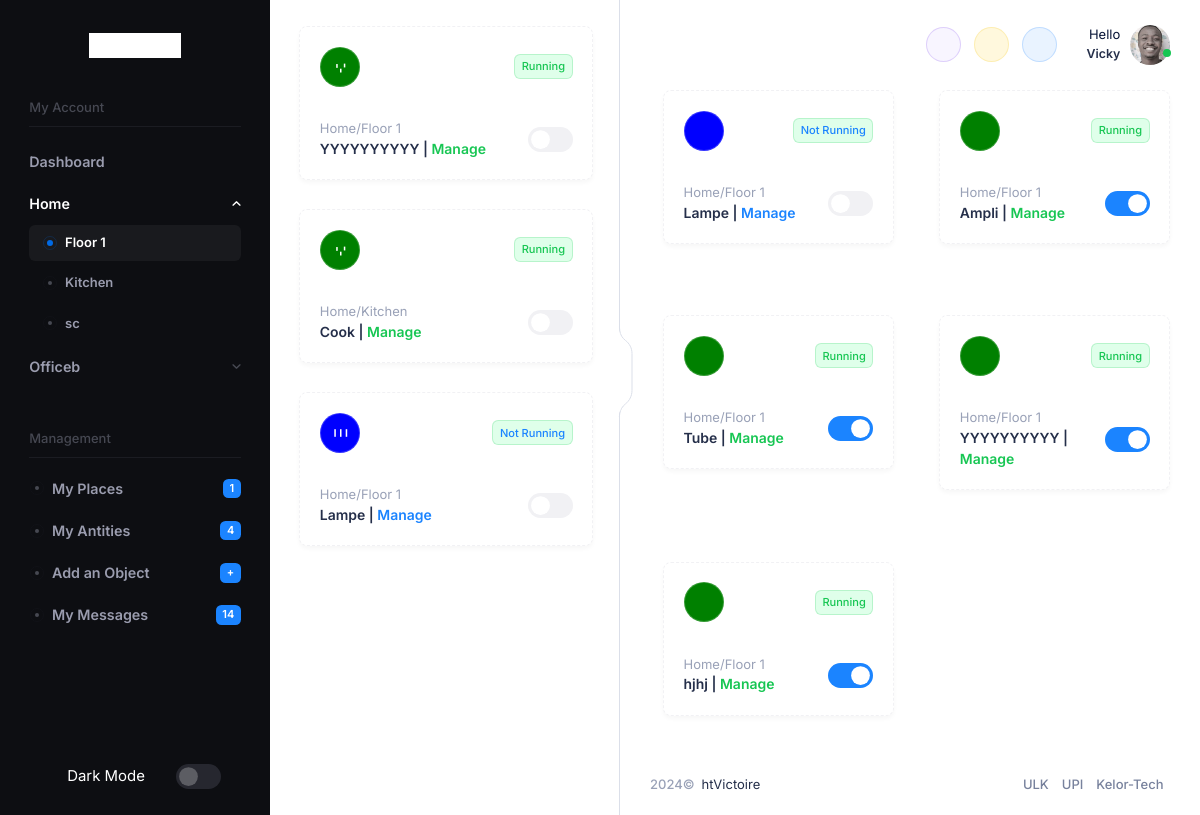
Page /antity/1 (signed in) on the earlier database version.
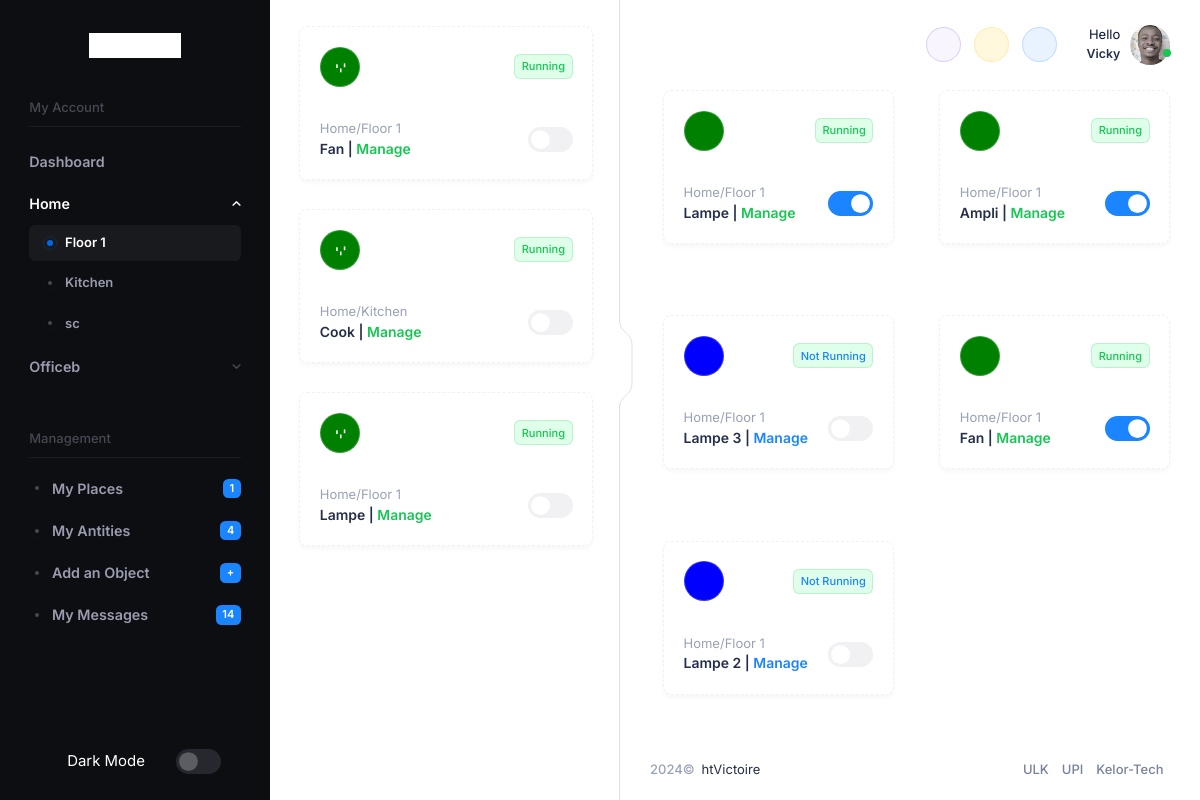
Same page on the later database version.
### gpio/models.py (models this page shows, shortened)
class Places(models.Model):
    nom = models.CharField(max_length=255, unique=True, blank=False)
    address = models.CharField(max_length=255, null=False, blank=False)
    description = models.CharField(max_length=255, null=True, blank=True)
    def __str__(self):
        return self.nom

class Board(models.Model):
    nom = models.CharField(max_length=255, unique=True, null=True, blank=False)
    place = models.ForeignKey(Places, null=False, blank=False, on_delete=models.CASCADE)
    code = models.CharField(max_length=10)
    description = models.TextField(null=True, blank=True)

class Pins(models.Model):
    nom = models.CharField(max_length=255, null=True, blank=False)
    board = models.ForeignKey(Board, on_delete=models.CASCADE)
    GPIO_CHOICES = {
        5  :"5",
        12 :"12",
        14 :"14",
        18 :"18",
        19 :"19",
    }
    gpio = models.IntegerField(choices=GPIO_CHOICES, null=True, blank=False)
    state = models.IntegerField()
    power = models.FloatField()
    consom_max = models.FloatField(default=100000000000.0)
    last_on = models.DateTimeField(null=True, blank=True)
    last_off = models.DateTimeField(null=True, blank=True)
    control_mode = models.BooleanField(default=False)
    today_limit_reached = models.BooleanField(default=False)
    class Meta:
        unique_together = ('board', 'gpio')

### gpio/views.py (the view)
# urls.py: path('antity/<int:board_id>', PinsView.as_view(), name='objects'),
class PinsView(BaseView):
    template_name = 'gpio/pins.html'
    def get(self, request, board_id):
        board = get_object_or_404(Board, id=board_id)
        self.get_nav_and_fav_pins_notifs(board=board)
        board_pins = []
        if board in self.user.boards.all() or board in Board.objects.filter(place__in=self.user.places.all()):
            board_pins.extend(Pins.objects.filter(board=board))
            for p in board_pins:
                p.manager = True
        else:
            for pin in self.user.pins.filter(board=board):
                board_pins.append(pin)
                pin.manager = False
        self.context.update({
            "board_id": board_id,
            "pins": board_pins,
            })
        return render(request, self.template_name, self.context)

### gpio/templates/gpio/pins.html (shortened to what this page needs)
{% extends 'accounts/base.html' %}  {% load static %}
{% block main %}
<div class="app-main flex-column flex-row-fluid" id="kt_app_main">
    <div class="d-flex flex-column flex-column-fluid">
        <div id="kt_app_content" class="app-content flex-column-fluid">
            <div id="kt_app_content_container" class="app-container container-fluid">
                <div class="row g-5 g-xl-10 g-xl-10">
                    {% for pin in pins %}
                    <div class="col-xl-6 mb-xl-10">
                        <div class="d-flex align-items-center position-relative">
                            <div class="card border border-dashed d-flex flex-column p-6 gap-10 flex-grow-1 mb-2 ms-4" id="pin-{{pin.id}}">
                                <div class="d-flex flex-stack">
                                    <div class="d-flex flex-center h-40px w-40px flex-shrink-0 rounded-circle border border-light-clarity" id="pin-svg-{{pin.id}}" style="background: {% if pin.state == 1 %} green {% else %} blue {% endif %}">
                                    </div>
                                    <span id="pin-status-{{pin.id}}" class="rounded {% if pin.state == 1 %} text-success {% else %} text-primary {% endif %} fw-semibold fs-8 bg-light-success py-1 px-2 border border-success-clarity">
                                        {% if pin.state == 1 %} Running {% else %} Not Running {% endif %}
                                    </span>
                                </div>
                                <div class="d-flex flex-stack">
                                    <div class="d-flex flex-column">
                                        <span class="fs-base text-gray-500">{{pin.board.place}}/{{pin.board.nom}} </span>
                                        <span class="fs-6 fw-bold text-gray-800">
                                            <span>{{pin.nom}} | {% if pin.manager %}
                                                <a id="manage-btn-{{pin.id}}" class="{% if pin.state == 1 %} text-success {% else %} text-primary {% endif %}" href="{% url 'manage_pin' pin.id %}">Manage</a>
                                            {% endif %}</span>
                                        </span>
                                    </div>
                                    <div class="form-check form-switch form-check-custom form-check-solid">
                                        <input id="pin-checkbox-{{pin.id}}" class="form-check-input h-25px w-45px" type="checkbox" data-pin-id="{{pin.id}}" {% if pin.state == 1 %} checked {% endif %}>
                                    </div>
                                </div>
                            </div>
                        </div>
                    </div>
                    {% endfor %}
                </div>
            </div>
        </div>
    </div>
    {% include "accounts/footer.html" %}
</div>
{% endblock %}

### accounts/templates/accounts/base.html (shortened to what this page needs)
{% load static %}
<!DOCTYPE html>
<html lang="en">
  <!DOCTYPE html>
  <html lang="en">
  <head>
      <link href="{% static 'assets/plugins/custom/fullcalendar/fullcalendar.bundle.css' %}" rel="stylesheet" type="text/css" />
      <link href="{% static 'assets/plugins/custom/datatables/datatables.bundle.css' %}" rel="stylesheet" type="text/css" />
      <link href="{% static 'assets/plugins/global/plugins.bundle.css' %}" rel="stylesheet" type="text/css" />
      <link href="{% static 'assets/css/style.bundle.css' %}" rel="stylesheet" type="text/css" />
  </head>
  <body
    id="kt_app_body"
    data-kt-app-sidebar-enabled="true"
    data-kt-app-sidebar-fixed="true"
    data-kt-app-sidebar-push-header="true"
    data-kt-app-sidebar-push-toolbar="true"
    data-kt-app-sidebar-push-footer="true"
    data-kt-app-sidebar-panel-enabled="true"
    data-kt-app-sidebar-panel-fixed="true"
    data-kt-app-sidebar-panel-push-header="true"
    data-kt-app-sidebar-panel-push-toolbar="true"
    data-kt-app-sidebar-panel-push-footer="true"
    class="app-default"
  >
    <div class="d-flex flex-column flex-root app-root" id="kt_app_root">
      <div class="app-page flex-column flex-column-fluid" id="kt_app_page">
{% include "accounts/header.html" %}
        <div class="app-wrapper flex-column flex-row-fluid" id="kt_app_wrapper">
<div
  id="kt_app_sidebar"
  class="app-sidebar"
  data-kt-drawer="true"
  data-kt-drawer-name="app-sidebar"
  data-kt-drawer-activate="{default: true, lg: false}"
  data-kt-drawer-overlay="true"
  data-kt-drawer-width="250px"
  data-kt-drawer-direction="start"
  data-kt-drawer-toggle="#kt_app_sidebar_toggle"
>
  <div
    class="d-none d-lg-flex flex-center px-6 pt-10 pb-10"
    id="kt_app_sidebar_header"
  >
    <a href="index-2.html">
      <img alt="Logo" src="{% static 'media/logo.jpeg'%}" class="h-25px" />
    </a>
  </div>
  <div class="flex-grow-1">
    <div
      id="kt_app_sidebar_menu_wrapper"
      class="hover-scroll-y"
      data-kt-scroll="true"
      data-kt-scroll-height="auto"
      data-kt-scroll-dependencies="#kt_app_sidebar_header, #kt_app_sidebar_footer"
      data-kt-scroll-offset="20px"
    >
      <div class="app-sidebar-navs-default px-5 mb-10">
        <div
          id="#kt_app_sidebar_menu"
          data-kt-menu="true"
          data-kt-menu-expand="false"
          class="menu menu-column menu-rounded menu-sub-indention"
        >
          <div class="menu-item pb-0 pt-0">
            <div class="menu-content">
              <span class="menu-heading">My Account</span>
            </div>
          </div>
          <div class="separator mb-4 mx-4"></div>
                    <div
                      class="menu-item {% if dashboard %} here show {% endif %} menu-accordion"
                    >
                    <span class="menu-link"
                        ><a href = "{% url "dashboard" %}" class="menu-title">Dashboard</a
                      >
                    </div>
                    {% for place in places %}
                    {% if place.is_active %}
                    <div
                    data-kt-menu-trigger="click"
                    class="menu-item here show menu-accordion"
                  >
                    <span class="menu-link"
                      ><span class="menu-title">{{place.nom}}</span
                      ><span class="menu-arrow"></span></span
                    >
                    <div class="menu-sub menu-sub-accordion">
                      {% for ant in place.antities %}
                      <div class="menu-item">
                        <a
                          class="menu-link {% if ant.id == board.id %} active {% endif %}"
                          href="{% url "objects" ant.id %}"
                          ><span class="menu-bullet"
                            ><span class="bullet bullet-dot"></span></span
                          ><span class="menu-title">{{ant.nom}}</span></a
                        >
                      </div>
                      {% endfor %}
                    </div>
                  </div>
                    {% endif %}
                    {% endfor %}
                  {% for place in places %}
                  {% if not place.is_active %}
                  <div
                  data-kt-menu-trigger="click"
                  class="menu-item menu-accordion"
                >
                  <span class="menu-link"
                    ><span class="menu-title">{{place.nom}}</span
                    ><span class="menu-arrow"></span></span
                  >
                </div>
                  {% endif %}
                  {% endfor %}
        </div>
      </div>
      <div class="app-sidebar-navs-default px-5">
        <div class="menu menu-rounded menu-column">
          <div class="menu-item pb-0 pt-0">
            <div class="menu-content">
              <span class="menu-heading">Management</span>
            </div>
          </div>
          <div class="separator mb-3 mx-4"></div>
          <div class="menu-item">
            <a class="menu-link {% if place_is_active %}active{% endif %} " href="{% url "my_places" %}">
              <span class="menu-bullet">
                <span class="bullet bullet-dot"> </span>
              </span>
              <span class="menu-title"> My Places </span>
              <span class="menu-badge">
                <span class="badge badge-primary"> {{pl_num}} </span>
              </span>
            </a>
          </div>
          <div class="menu-item">
            <a class="menu-link {% if board_is_active %}active{% endif %} " href="{% url "my_antities" %}">
              <span class="menu-bullet">
                <span class="bullet bullet-dot"> </span>
              </span>
              <span class="menu-title"> My Antities </span>
              <span class="menu-badge">
                <span class="badge badge-primary"> {{brd_number}} </span>
              </span>
            </a>
          </div>
          <div class="menu-item">
            <a class="menu-link {% if pin_is_active %}active{% endif %} " href="{% url "create_pin" %}">
              <span class="menu-bullet">
                <span class="bullet bullet-dot"> </span>
              </span>
              <span class="menu-title">Add an Object</span>
              <span class="menu-badge">
                <span class="badge badge-primary">+</span>
              </span>
            </a>
          </div>
          <div class="menu-item">
            <a class="menu-link {% if pin_is_active %}active{% endif %} " href="{% url "messages" %}">
              <span class="menu-bullet">
                <span class="bullet bullet-dot"> </span>
              </span>
              <span class="menu-title"> My Messages </span>
              <span class="menu-badge">
                <span class="badge badge-primary"> {{pn_number}} </span>
              </span>
            </a>
          </div>
        </div>
      </div>
    </div>
  </div>
  <div class="d-flex flex-stack px-10 px-lg-15 pb-8" id="kt_app_sidebar_footer">
    <span
      class="d-flex flex-center gap-1 text-white theme-light-show fs-5 px-0"
    >
      <i class="ki-outline ki-night-day text-gray-500 fs-2"></i> Dark Mode
    </span>
    <div data-bs-theme="dark">
      <div class="form-check form-switch form-check-custom form-check-solid">
        <input
          class="form-check-input h-25px w-45px"
          type="checkbox"
          value="1"
          id="kt_sidebar_theme_mode_toggle"
        />
      </div>
    </div>
  </div>
</div>
{% include "accounts/favbar.html" %}
{% block main %}{% endblock  %}
        </div>
      </div>
    </div>
  </body>
</html>

### accounts/templates/accounts/favbar.html (shortened to what this page needs)
<div
  id="kt_app_sidebar_panel"
  class="app-sidebar-panel"
  data-kt-drawer="true"
  data-kt-drawer-name="app-sidebar-panel"
  data-kt-drawer-activate="{default: true, lg: false}"
  data-kt-drawer-overlay="true"
  data-kt-drawer-width="280px"
  data-kt-drawer-direction="start"
  data-kt-drawer-toggle="#kt_app_sidebar_panel_toggle"
>
  <div
    class="d-flex flex-column flex-grow-1 gap-7 my-4 my-8 px-5 hover-scroll-y me-3"
    data-kt-scroll="true"
    data-kt-scroll-height="auto"
    data-kt-scroll-offset="5px"
  >
  {% for pin in fav_pins %}
    <div class="d-flex align-items-center position-relative">
      <div
        class="card border border-dashed d-flex flex-column p-6 gap-10 flex-grow-1 mb-2 ms-4"
      >
    {% if pin.state == 1 %}
    <div class="d-flex flex-stack">
      <div
        class="d-flex flex-center h-40px w-40px flex-shrink-0 rounded-circle border border-light-clarity"
        style=" background: green"
        >
      </div>
      <span
        class="rounded text-success fw-semibold fs-8 bg-light-success py-1 px-2 border border-success-clarity"
      >
        Running
      </span>
    </div>
    {% else %}
    <div class="d-flex flex-stack">
      <div
        class="d-flex flex-center h-40px w-40px flex-shrink-0 rounded-circle border border-light-clarity"
        style=" background: blue"
        >
      </div>
      <span
        class="rounded text-primary fw-semibold fs-8 bg-light-success py-1 px-2 border border-success-clarity"
        >
        Not Running
      </span>
    </div>
    {% endif %}
    <div class="d-flex flex-stack">
        <div class="d-flex flex-column">
          <span class="fs-base text-gray-500">{{pin.board.place}}/{{pin.board.nom}} </span>
          <span class="fs-6 fw-bold text-gray-800">
            <span> {{pin.nom}} | {% if pin.manager %}<a class = " {% if pin.state == 1 %} text-success {% else %} text-primary {% endif %}" href= "{% url "manage_pin" pin.id %}"> Manage </a>{% endif %}</span>
          </span>
        </div>
        <div class="form-check form-switch form-check-custom form-check-solid">
          <input class="form-check-input h-25px w-45px" type="checkbox" value="1" >
        </div>
    </div>
      </div>
    </div>
    {% endfor %}
  </div>
  <button
    class="app-sidebar-panel-toggle btn btn-icon text-gray-300 position-absolute translate-y-middle z-index-1 start-100 end-0 bottom-50 d-none d-lg-flex mb-4"
    data-kt-toggle="true"
    data-kt-toggle-state="active"
    data-kt-toggle-target="body"
    data-kt-toggle-name="app-sidebar-panel-collapse"
  >
  </button>
</div>

Differences in the rows shown:
changed Pins: nom "YYYYYYYYYY" → "Fan"
changed Pins "Lampe": state "☐" → "☑"; state "Not Running Not Running" → "Running Running"
changed Pins: nom "Tube" → "Lampe 3"; state "☑" → "☐"; state "Running" → "Not Running"
changed Pins: nom "hjhj" → "Lampe 2"; state "☑" → "☐"; state "Running" → "Not Running"
